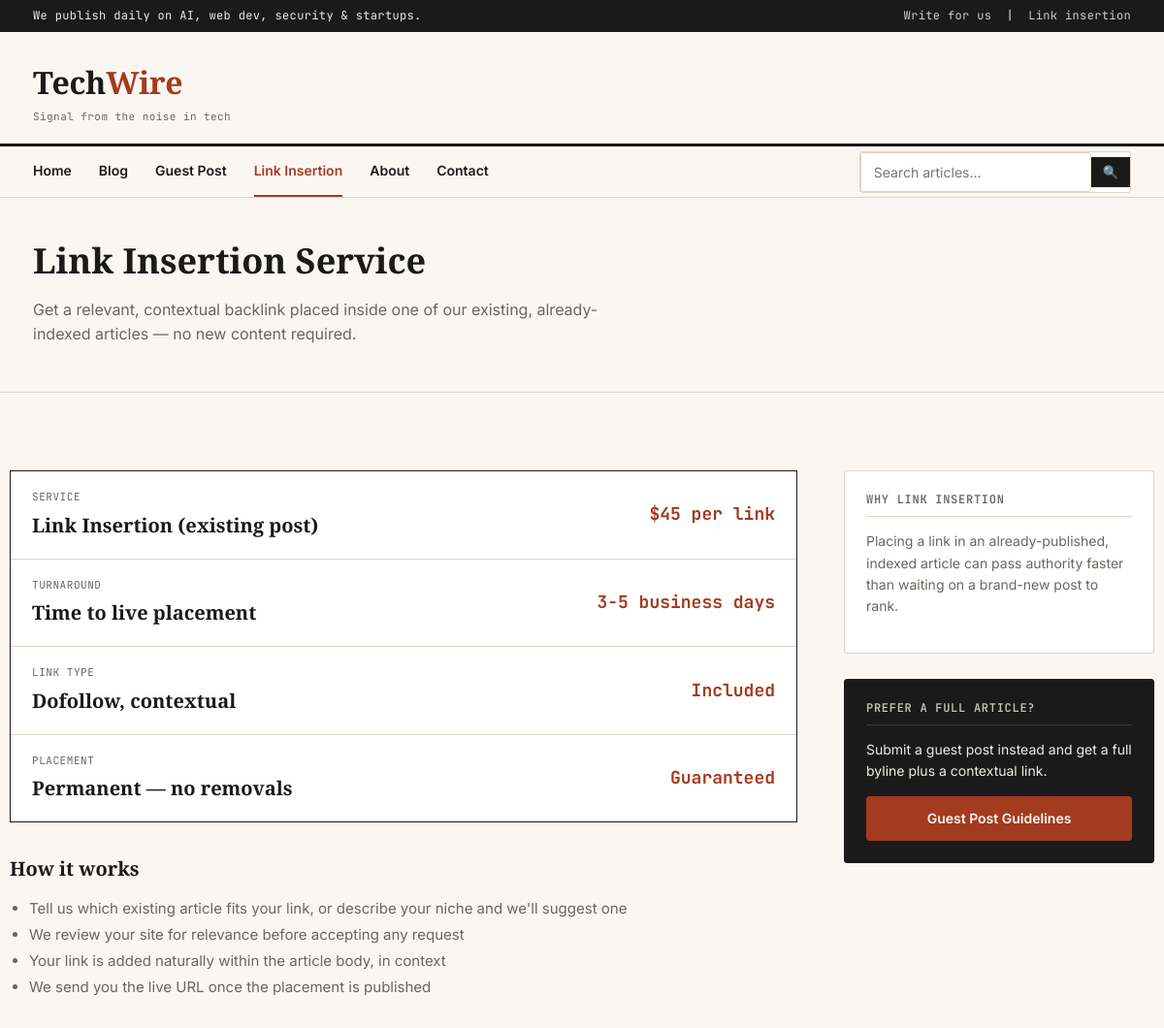
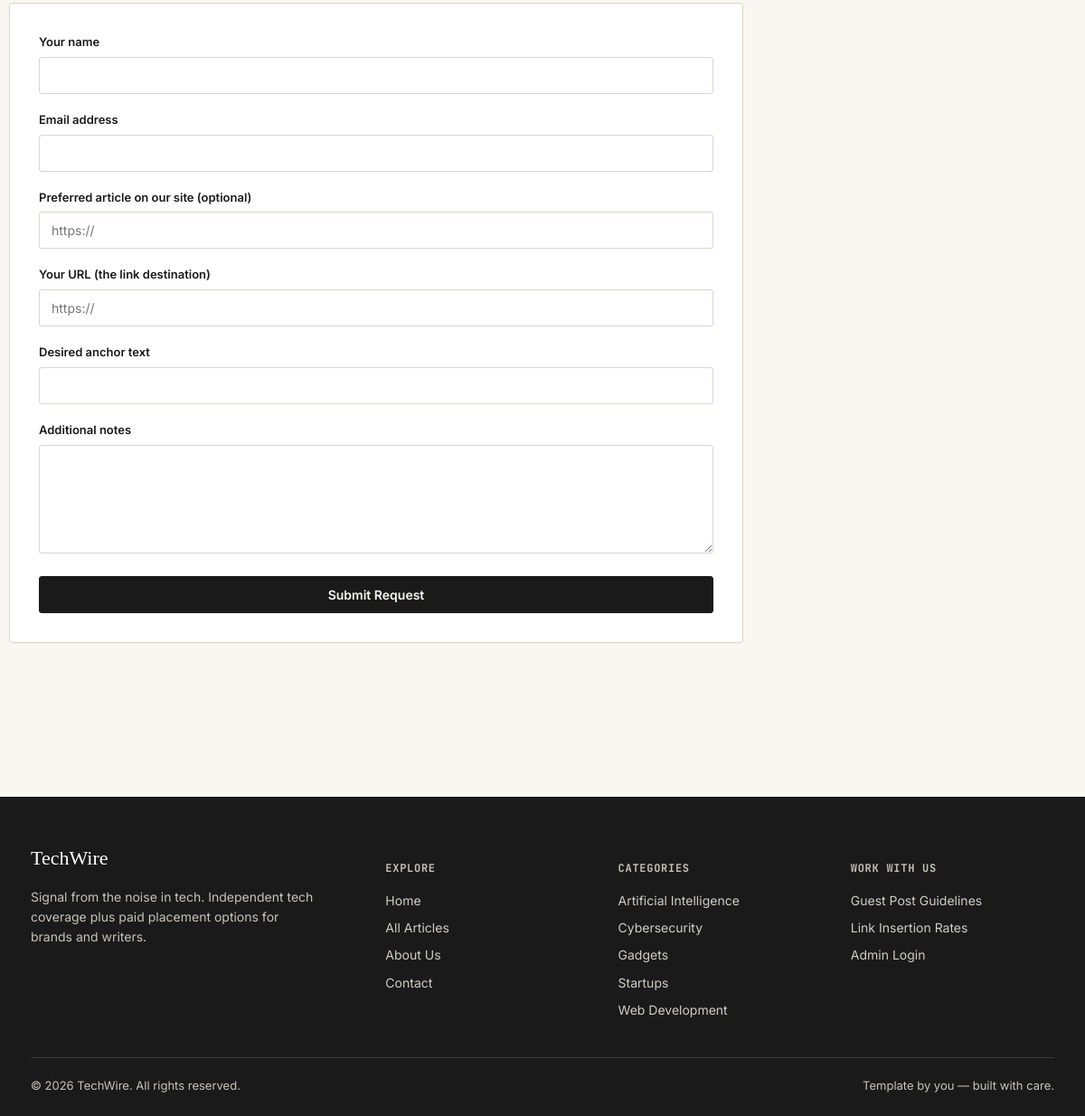
The page /link-insertion.php on the database its author committed (2 pictures, top to bottom).
### tables this page shows
CREATE TABLE IF NOT EXISTS site_settings (
    setting_key VARCHAR(100) PRIMARY KEY,
    setting_value TEXT
);

CREATE TABLE IF NOT EXISTS categories (
    id INT AUTO_INCREMENT PRIMARY KEY,
    name VARCHAR(100) NOT NULL,
    slug VARCHAR(100) NOT NULL UNIQUE,
    description VARCHAR(255),
    created_at DATETIME DEFAULT CURRENT_TIMESTAMP
);

### includes/functions.php (called while the page is built, shortened)
<?php
function e($str) {
    return htmlspecialchars($str ?? '', ENT_QUOTES, 'UTF-8');
}
function get_setting($pdo, $key, $default = '') {
    static $cache = null;
    if ($cache === null) {
        $cache = [];
        $stmt = $pdo->query("SELECT setting_key, setting_value FROM site_settings");
        foreach ($stmt->fetchAll() as $row) {
            $cache[$row['setting_key']] = $row['setting_value'];
        }
    }
    return $cache[$key] ?? $default;
}

### link-insertion.php (the view, shortened to what this page needs)
<?php
require_once __DIR__ . '/includes/config.php';
require_once __DIR__ . '/includes/functions.php';
require_once __DIR__ . '/includes/header.php';
?>
<div class="page-header">
  <div class="container">
    <h1>Link Insertion Service</h1>
    <p>Get a relevant, contextual backlink placed inside one of our existing, already-indexed articles — no new content required.</p>
  </div>
</div>
<div class="container" style="padding:40px 0 60px;">
  <div class="layout-with-sidebar">
    <div>
      <div class="rate-card" style="margin-bottom:36px;">
        <div class="rate-card-row">
          <div><span class="label">Service</span><span class="value">Link Insertion (existing post)</span></div>
          <div class="price"><?= e(get_setting($pdo, 'link_insertion_price', '$45')) ?></div>
        </div>
        <div class="rate-card-row">
          <div><span class="label">Turnaround</span><span class="value">Time to live placement</span></div>
          <div class="price"><?= e(get_setting($pdo, 'turnaround_time', '3–5 days')) ?></div>
        </div>
        <div class="rate-card-row">
          <div><span class="label">Link Type</span><span class="value">Dofollow, contextual</span></div>
          <div class="price">Included</div>
        </div>
        <div class="rate-card-row">
          <div><span class="label">Placement</span><span class="value">Permanent — no removals</span></div>
          <div class="price">Guaranteed</div>
        </div>
      </div>
      <h2 style="font-size:20px;">How it works</h2>
      <ul style="color:var(--grey); font-size:15px; line-height:1.8; padding-left:20px;">
        <li>Tell us which existing article fits your link, or describe your niche and we'll suggest one</li>
        <li>We review your site for relevance before accepting any request</li>
        <li>Your link is added naturally within the article body, in context</li>
        <li>We send you the live URL once the placement is published</li>
      </ul>
      <div class="form-card" style="margin-top:32px; max-width:100%;">
        <form method="post" action="">
          <div class="form-group">
            <label for="name">Your name</label>
            <input type="text" id="name" name="name" required value="<?= e($_POST['name'] ?? '') ?>">
          </div>
          <div class="form-group">
            <label for="email">Email address</label>
            <input type="email" id="email" name="email" required value="<?= e($_POST['email'] ?? '') ?>">
          </div>
          <div class="form-group">
            <label for="target_post_url">Preferred article on our site (optional)</label>
            <input type="url" id="target_post_url" name="target_post_url" placeholder="https://" value="<?= e($_POST['target_post_url'] ?? '') ?>">
          </div>
          <div class="form-group">
            <label for="your_url">Your URL (the link destination)</label>
            <input type="url" id="your_url" name="your_url" required placeholder="https://" value="<?= e($_POST['your_url'] ?? '') ?>">
          </div>
          <div class="form-group">
            <label for="anchor_text">Desired anchor text</label>
            <input type="text" id="anchor_text" name="anchor_text" required value="<?= e($_POST['anchor_text'] ?? '') ?>">
          </div>
          <div class="form-group">
            <label for="message">Additional notes</label>
            <textarea id="message" name="message"><?= e($_POST['message'] ?? '') ?></textarea>
          </div>
          <button type="submit" class="btn btn-primary btn-block">Submit Request</button>
        </form>
      </div>
    </div>
    <aside>
      <div class="sidebar-box">
        <h4>Why Link Insertion</h4>
        <p style="font-size:14px; color:var(--grey);">Placing a link in an already-published, indexed article can pass authority faster than waiting on a brand-new post to rank.</p>
      </div>
      <div class="sidebar-box cta">
        <h4>Prefer A Full Article?</h4>
        <p>Submit a guest post instead and get a full byline plus a contextual link.</p>
        <a href="<?= SITE_URL ?>/guest-post.php" class="btn btn-primary btn-block">Guest Post Guidelines</a>
      </div>
    </aside>
  </div>
</div>
<?php require_once __DIR__ . '/includes/footer.php'; ?>

### includes/footer.php (shortened to what this page needs)
<?php
$cats_for_footer = $pdo->query("SELECT name, slug FROM categories ORDER BY name LIMIT 5")->fetchAll();
?>
<footer>
  <div class="container">
    <div class="footer-grid">
      <div>
        <div class="footer-logo"><?= e($site_name) ?></div>
        <p style="font-size:14px; color:var(--grey-light); max-width:320px;"><?= e($tagline) ?>. Independent tech coverage plus paid placement options for brands and writers.</p>
      </div>
      <div>
        <h5>Explore</h5>
        <ul>
          <li><a href="<?= SITE_URL ?>/index.php">Home</a></li>
          <li><a href="<?= SITE_URL ?>/blog.php">All Articles</a></li>
          <li><a href="<?= SITE_URL ?>/about.php">About Us</a></li>
          <li><a href="<?= SITE_URL ?>/contact.php">Contact</a></li>
        </ul>
      </div>
      <div>
        <h5>Categories</h5>
        <ul>
          <?php foreach ($cats_for_footer as $c): ?>
          <li><a href="<?= SITE_URL ?>/category.php?slug=<?= e($c['slug']) ?>"><?= e($c['name']) ?></a></li>
          <?php endforeach; ?>
        </ul>
      </div>
      <div>
        <h5>Work With Us</h5>
        <ul>
          <li><a href="<?= SITE_URL ?>/guest-post.php">Guest Post Guidelines</a></li>
          <li><a href="<?= SITE_URL ?>/link-insertion.php">Link Insertion Rates</a></li>
          <li><a href="<?= SITE_URL ?>/admin/login.php">Admin Login</a></li>
        </ul>
      </div>
    </div>
    <div class="footer-bottom">
      <span>&copy; <?= date('Y') ?> <?= e($site_name) ?>. All rights reserved.</span>
      <span>Template by you — built with care.</span>
    </div>
  </div>
</footer>
</body>
</html>

### assets/css/style.css (style rules this page uses)
:root { --ink: #1A1A1A; --paper: #FAF7F2; --paper-warm: #F1ECE3; --blue: #1E3A5F; --blue-light: #2E5481; --brick: #A33B20; --grey: #6B6560; --grey-light: #C9C2B8; --border: #DDD5C7; --white: #FFFFFF; --serif: 'Source Serif 4', Georgia, serif; --sans: 'Inter', -apple-system, sans-serif; --mono: 'JetBrains Mono', 'Courier New', monospace; --max-width: 1180px; --radius: 3px; }
* { box-sizing: border-box; }
html { scroll-behavior: smooth; }
body { margin: 0; font-family: var(--sans); color: var(--ink); background: var(--paper); line-height: 1.6; -webkit-font-smoothing: antialiased; }
a { color: var(--blue); text-decoration: none; }
h1, h2, h3, h4 { font-family: var(--serif); font-weight: 600; line-height: 1.18; margin: 0 0 0.5em; color: var(--ink); }
.container { max-width: var(--max-width); margin: 0 auto; padding: 0 24px; }
.btn { display: inline-block; font-family: var(--sans); font-weight: 600; font-size: 14px; padding: 11px 22px; border-radius: var(--radius); border: 1.5px solid var(--ink); cursor: pointer; text-align: center; }
.btn-primary { background: var(--ink); color: var(--paper); }
.btn-block { display: block; width: 100%; }
.layout-with-sidebar { display: grid; grid-template-columns: 1fr 320px; gap: 48px; align-items: start; padding: 40px 0 70px; }
.sidebar-box { border: 1px solid var(--border); border-radius: var(--radius); padding: 22px; margin-bottom: 26px; background: var(--white); }
.sidebar-box h4 { font-family: var(--mono); font-size: 12px; text-transform: uppercase; letter-spacing: 0.06em; color: var(--grey); border-bottom: 1px solid var(--border); padding-bottom: 10px; margin-bottom: 14px; }
.sidebar-box.cta { background: var(--ink); border-color: var(--ink); }
.sidebar-box.cta h4 { color: var(--grey-light); border-bottom-color: #3a3a3a; }
.sidebar-box.cta p { color: var(--paper-warm); font-size: 14px; }
.sidebar-box.cta .btn-primary { background: var(--brick); border-color: var(--brick); }
.rate-card { border: 1.5px solid var(--ink); background: var(--white); }
.rate-card-row { display: grid; grid-template-columns: 1fr auto; align-items: center; gap: 16px; padding: 18px 22px; border-bottom: 1px solid var(--border); }
.rate-card-row:last-child { border-bottom: none; }
.rate-card-row .label { font-family: var(--mono); font-size: 11px; text-transform: uppercase; letter-spacing: 0.05em; color: var(--grey); display: block; margin-bottom: 4px; }
.rate-card-row .value { font-family: var(--serif); font-size: 20px; font-weight: 600; }
.rate-card-row .price { font-family: var(--mono); font-size: 18px; font-weight: 700; color: var(--brick); white-space: nowrap; }
.form-group { margin-bottom: 18px; }
.form-group label { display: block; font-size: 13px; font-weight: 600; margin-bottom: 6px; }
input[type=text], input[type=email], input[type=password], input[type=url], input[type=search], textarea, select { width: 100%; padding: 11px 13px; border: 1px solid var(--border); border-radius: var(--radius); font-family: var(--sans); font-size: 14px; background: var(--white); color: var(--ink); }
textarea { min-height: 120px; resize: vertical; }
.form-card { background: var(--white); border: 1px solid var(--border); border-radius: var(--radius); padding: 32px; max-width: 560px; }
.page-header { padding: 44px 0 30px; border-bottom: 1px solid var(--border); }
.page-header h1 { font-size: 36px; margin-bottom: 8px; }
.page-header p { color: var(--grey); font-size: 16px; max-width: 640px; }
footer { background: var(--ink); color: var(--paper-warm); padding: 50px 0 24px; margin-top: 40px; }
.footer-grid { display: grid; grid-template-columns: 1.6fr 1fr 1fr 1fr; gap: 32px; padding-bottom: 32px; border-bottom: 1px solid #3a3a38; }
.footer-grid h5 { font-family: var(--mono); font-size: 12px; text-transform: uppercase; letter-spacing: 0.06em; color: var(--grey-light); margin-bottom: 14px; }
.footer-grid ul { list-style: none; margin: 0; padding: 0; }
.footer-grid li { margin-bottom: 8px; font-size: 14px; }
.footer-grid a { color: var(--paper-warm); opacity: 0.85; }
.footer-bottom { display: flex; justify-content: space-between; padding-top: 20px; font-size: 13px; color: var(--grey-light); }
.footer-logo { font-family: var(--serif); font-size: 22px; color: var(--white); margin-bottom: 8px; }

### rows shown on the page
site_settings: setting_key "3-5 business days"
categories: name "Artificial Intelligence"
categories: name "Cybersecurity"
categories: name "Gadgets"
categories: name "Startups"
categories: name "Web Development"

### other values the page prints
substr($site_name,0,4) "Tech"
substr($site_name,4) "Wire"
$tagline "Signal from the noise in tech"
get_setting($pdo, 'link_insertion_price', '$45') "$45 per link"
$site_name "TechWire"
